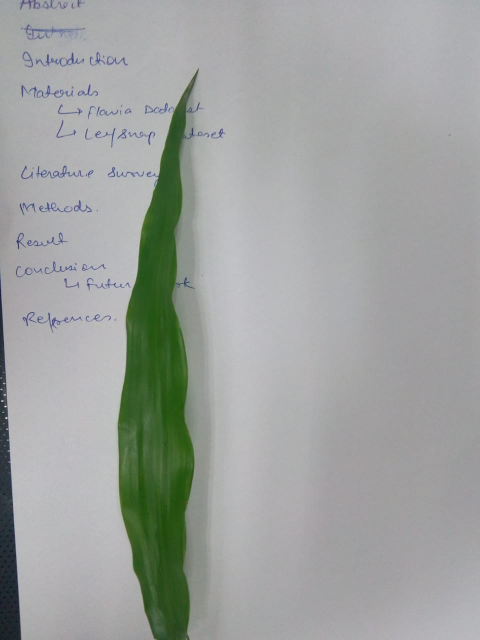
#> input picture Test.jpg, 960 x 1280 px, found by its file name (shown at 1/2 size)
$ jupyter execute --allow-errors 'Testing - Background subtraction for mobile captured image .ipynb'   (shell and % lines are left out)   (older library calls are emulated)
#> lines starting #> are read from the running program, lines starting #| are printed output that depends on the picture; after the words box and inside, x2 and y2 are one past the last pixel; in counts of white or black regions, pixels touching at a corner belong together
# Testing - Background subtraction for mobile captured image

This file explores the method of background subtraction of plant leaf images captured from mobile camera. Background subtracted images will then be treated as input images to the plant leaf identification system.

### Importing necessary libraries

[cell 1]
import os
import cv2
import numpy as np
import pandas as pd
from matplotlib import pyplot as plt

### Reading the image

###### Note: 'mobile captures' folder must be in the project root

[cell 2]
test_img_path = 'mobile captures/' + 'Test.jpg'

[cell 3]
main_img = cv2.imread(test_img_path)
#> main_img is the input picture: shape (1280, 960, 3); mean B, G, R 159.1, 162, 158.5
img = cv2.cvtColor(main_img, cv2.COLOR_BGR2RGB)
plt.imshow(img,cmap="Greys_r")

### Resizing the image to (1600,1200) - Optional

This is done as all the images in the flavia dataset were of size (1600,1200)

[cell 4]
resized_image = cv2.resize(img, (1600, 1200))
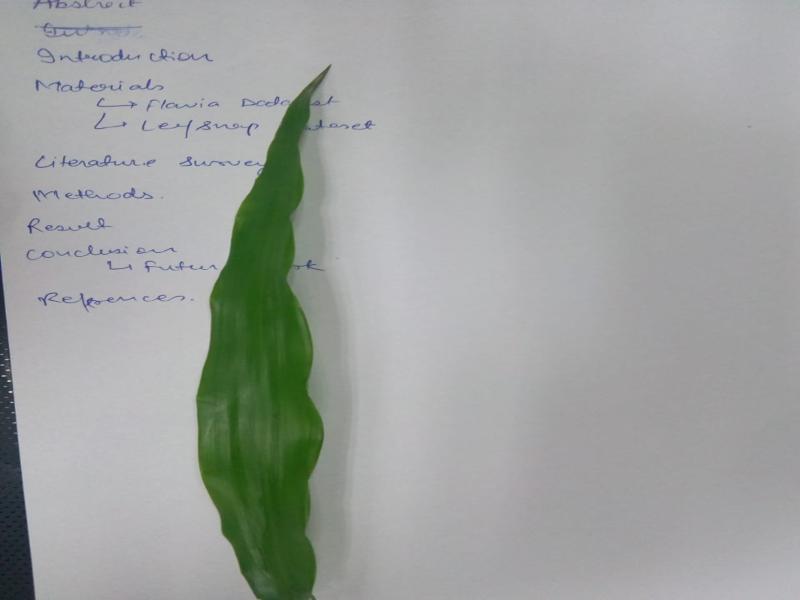
#> resized_image: shape (1200, 1600, 3) (shown at 1/2 size); mean R, G, B 158.5, 162, 159
plt.imshow(resized_image,cmap="Greys_r")

[cell 5]
y,x,_ = img.shape
#> y = 1280; x = 960

### Converting image to grayscale

[cell 6]
gs = cv2.cvtColor(resized_image,cv2.COLOR_RGB2GRAY)
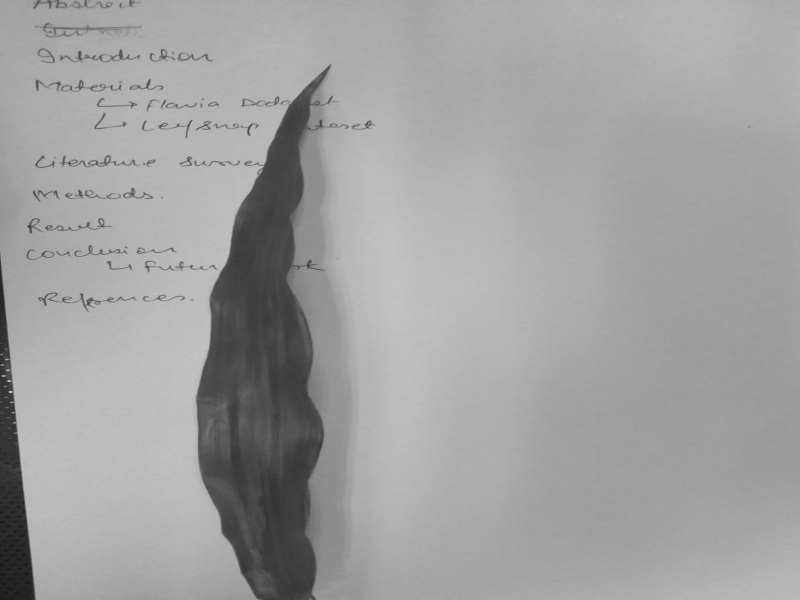
#> gs: shape (1200, 1600) (shown at 1/2 size); min 16, max 252, mean 160.6
plt.imshow(gs,cmap="Greys_r")

### Smoothing image using Guassian filter of size (55,55)

[cell 7]
blur = cv2.GaussianBlur(gs, (55,55),0)
plt.imshow(blur,cmap="Greys_r")

### Adaptive image thresholding using Otsu's thresholding method

[cell 8]
ret_otsu,im_bw_otsu = cv2.threshold(blur,0,255,cv2.THRESH_BINARY_INV+cv2.THRESH_OTSU)
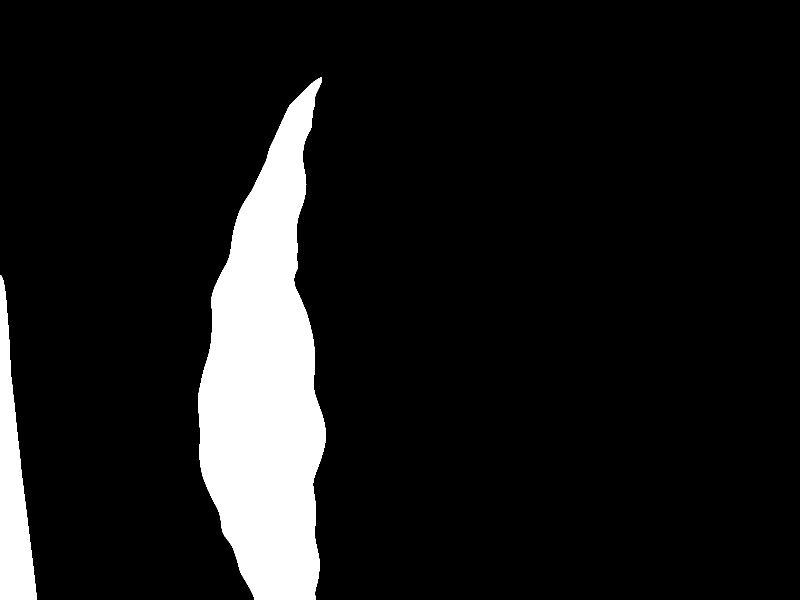
#> im_bw_otsu: shape (1200, 1600) (shown at 1/2 size); 10% white; 2 white regions, box (x1, y1, x2, y2) and area: (396, 155, 652, 1200) 166956, (0, 550, 73, 1200) 24561
#> ret_otsu = 122
plt.imshow(im_bw_otsu,cmap='Greys_r')

### Closing of holes using Morphological Transformation

Performed so as to close any holes present in the leaf

[cell 9]
kernel = np.ones((50,50),np.uint8)
closing = cv2.morphologyEx(im_bw_otsu, cv2.MORPH_CLOSE, kernel)
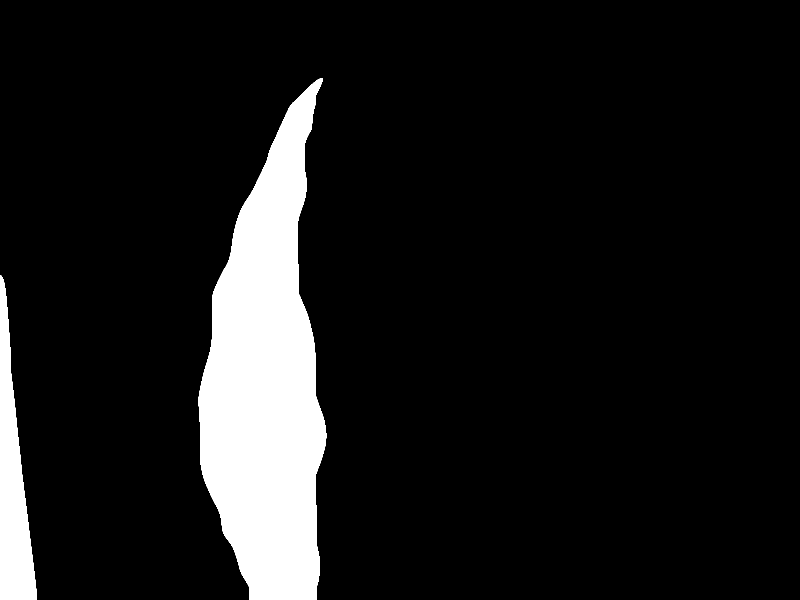
#> closing: shape (1200, 1600) (shown at 1/2 size); 10% white; 2 white regions
plt.imshow(closing,cmap="Greys_r")

### Finding contours

[cell 10]
image, contours, hierarchy = cv2.findContours(closing,cv2.RETR_TREE,cv2.CHAIN_APPROX_SIMPLE)
#> contours = 2 contours; box (x1, y1, x2, y2) and area: (397, 156, 653, 1200) 166658, (0, 551, 74, 1200) 24450

[cell 11]
len(contours)
#> Out = 2

### Finding the correct leaf contour from the list of contours

The following function finds the correct leaf contour by taking any coordinate point of the leaf (default - center point) and checks whether the current contour contains that point or not. Returns the index of the correct contour.

[cell 12]
def find_contour(cnts):
    contains = []
    y_ri,x_ri, _ = resized_image.shape
#> y_ri = 1200; x_ri = 1600
    for cc in cnts:
        yn = cv2.pointPolygonTest(cc,(x_ri//2,y_ri//2),False)
        contains.append(yn)
#> this loop made 2 passes
#> yn on passes 1 to 2: -1, -1
#> after the loop, contains = [-1, -1]

    val = [contains.index(temp) for temp in contains if temp>0]
#> val = []
    print(contains)
#| [-1.0, -1.0]
    return val[0]

### Creating mask image for background subtraction using leaf contour

[cell 13]
black_img = np.empty([1200,1600,3],dtype=np.uint8)
black_img.fill(0)
plt.imshow(black_img,cmap="Greys_r")
